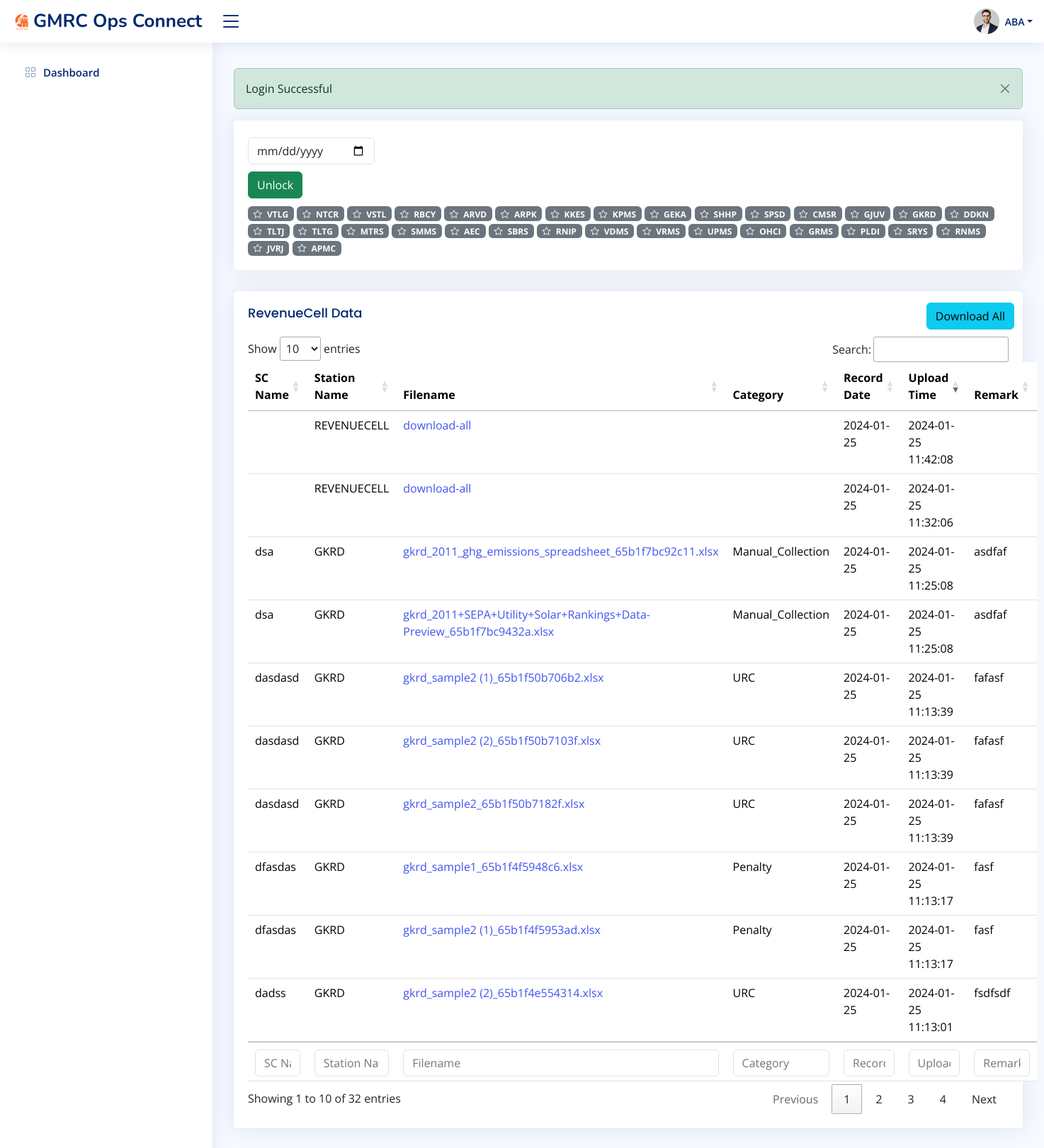
Screenshot of /revenuecell-list.php (signed in) with the database file from the repository.
### tables this page shows
CREATE TABLE `tab_user_details` (
  `id` int(11) UNSIGNED NOT NULL,
  `username` varchar(128) NOT NULL,
  `password` varchar(128) NOT NULL,
  `stationname` varchar(128) NOT NULL,
  `account_type` varchar(50) NOT NULL,
  `stations_allotted` varchar(128) NOT NULL
);

CREATE TABLE `tab_logs_fileupload` (
  `id` int(11) NOT NULL,
  `Sc_Name` varchar(50) DEFAULT NULL,
  `station_name` varchar(50) DEFAULT NULL,
  `file_type` varchar(155) DEFAULT NULL,
  `filename` varchar(256) DEFAULT NULL,
  `size` varchar(50) DEFAULT NULL,
  `record_date` date DEFAULT NULL,
  `current_time` datetime NOT NULL DEFAULT current_timestamp(),
  `upload_by` int(11) DEFAULT NULL,
  `folder_name` varchar(100) DEFAULT NULL,
  `Remark` varchar(200) DEFAULT NULL,
  `log_type` varchar(20) NOT NULL COMMENT 'upload,download'
);

### actions/db.php (called while the page is built, shortened)
<?php
class DatabaseOperation {
    private $servername;
    private $username;
    private $password;
    private $dbname;
    private $conn;
    public function __construct($servername, $username, $password, $dbname) {
        $this->servername = $servername;
        $this->username = $username;
        $this->password = $password;
        $this->dbname = $dbname;
    }
    private function connect() {
        $this->conn = new mysqli($this->servername, $this->username, $this->password, $this->dbname);
    }
    public function query($sql) {
        $result = $this->conn->query($sql);
        return $result;
    }
    public function select($table, $columns = "*", $conditions = array(), $conditionType = "AND", $recordType = 'multiple', $orderBy = null, $whereInConditions = array()) {
    $sql = "SELECT $columns FROM $table";
    if (!empty($conditions)) {
        $sql .= " WHERE ";
        $conditionClauses = [];
        foreach ($conditions as $column => $value) {
            $conditionClauses[] = "$column = '$value'";
        }
        $conditionsString = implode(" $conditionType ", $conditionClauses);
        $sql .= $conditionsString;
    }
    if ($orderBy) {
        $sql .= " ORDER BY $orderBy";
    }
    $result = $this->query($sql);
    $data = [];
    if ($recordType == 'single') {
        $data = $this->fetchAssoc($result);
    } else {
        while ($row = $this->fetchAssoc($result)) {
            $data[] = $row;
        }
    }
    return $data;
}
    public function fetchAssoc($result) {
        return $result->fetch_assoc();
    }
}
$database = new DatabaseOperation("localhost", "root", "", "testdbgmrcrev");
?>

### revenuecell-list.php (the view, shortened to what this page needs)
<?php include 'layouts/header.php'; ?>
<main id="main" class="main">
  <?php include 'layouts/alert.php'; ?>
  <?php
  $date = (isset($_GET['date'])) ? $_GET['date'] : '';
  $locked = (isset($_GET['i'])) ? $_GET['i'] : '';
  if ($date) {
    $condition = ['record_date' => $date ,'log_type' => 'upload'];
  } else {
    $condition = [];
  }
  $listArr = $database->select('tab_logs_fileupload', "*", $condition, "AND", 'multiple', 'current_time desc');
  $userList = $database->select('tab_user_details', "*", ['account_type' => 'station'], "AND", 'multiple');
  ?>
  <div class="pagetitle">
    <section class="section">
      <div class="row">
        <div class="col-lg-12">
          <div class="card">
            <div class="card-body">
              <div class="selctdatas col-2 mt-4 mb-2">
                <input type="date" class="form-control" style="margin-bottom:10px;" id="recordDate" value="<?= $date ?? date('Y-m-d'); ?>">
                <button class="btn btn-success mt-1" id="unlock" <?php if ($locked == 0) : ?> style="display: none;" <?php else : ?> style="display: block;" <?php endif; ?>>Unlock</button>
              </div>
              <div class="">
                <?php foreach ($userList as $user) :
                  $fileUpload = $database->select('tab_logs_fileupload', "*", ['station_name' => $user['stationname'], 'record_date' => $date], "AND", 'single');
                  if ($fileUpload) : ?>
                    <span class="badge bg-success"><i class="bi bi-check-circle me-1"></i> <?= strtoupper($user['stationname']); ?></span>
                  <?php else : ?>
                    <span class="badge bg-secondary"><i class="bi bi-star me-1"></i> <?= strtoupper($user['stationname']); ?></span>
                <?php endif;
                endforeach; ?>
              </div>
            </div>
          </div>
          <div class="card">
            <div class="card-body">
              <div class="action-buttons float-end mt-3 d-flex justify-content-around">
                <form class="row g-3 needs-validation" method="post" action="actions/ActionController.php" id="download-all-files-form">
                  <button type="submit" class="btn btn-info" id="download-files-btn">Download All</button>
                </form>
              </div>
              <div class="d-flex justify-content-between">
                <h5 class="card-title">RevenueCell Data</h5>
              </div>
              <table class="table datatable table-responsive">
                <thead>
                  <tr>
                    <th>SC Name </th>
                    <th>Station Name</th>
                    <th>Filename</th>
                    <th>Category</th>
                    <th data-type="date" data-format="YYYY/DD/MM">Record Date</th>
                    <th>Upload Time</th>
                    <th>Remark</th>
                  </tr>
                </thead>
                <tbody>
                  <?php foreach ($listArr as $list) :
                    $path = 'actions/scdata/'. $list['folder_name'] . '/' . $list['filename'];
                  ?>
                   <tr id="<?= $list['id']; ?>">
                      <td><?= $list['Sc_Name']; ?></td>
                      <td><?= strtoupper($list['station_name']); ?></td>
                      <td><a href="<?= $path ?>" download target="_balnk"><?= $list['filename']; ?></a></td>
                      <td><?= $list['file_type']; ?></td>
                      <td><?= $list['record_date']; ?></td>
                      <td><?= $list['current_time']; ?></td>
                      <td><?= $list['Remark']; ?></td>
                    </tr>
                  <?php endforeach; ?>
                </tbody>
                <tfoot>
                  <tr>
                    <th>SC Name </th>
                    <th>Station Name</th>
                    <th>Filename</th>
                    <th>Category</th>
                    <th data-type="date" data-format="YYYY/DD/MM">Record Date</th>
                    <th>Upload Time</th>
                    <th>Remark</th>
                  </tr>
                </tfoot>
              </table>
            </div>
          </div>
        </div>
      </div>
    </section>
</main>
<?php include 'layouts/footer.php'; ?>

### assets/css/style.css (style rules this page uses)
:root { scroll-behavior: smooth; }
body { font-family: "Open Sans", sans-serif; background: #f6f9ff; color: #444444; }
a { color: #4154f1; text-decoration: none; }
h1, h2, h3, h4, h5, h6 { font-family: "Nunito", sans-serif; }
#main { margin-top: 60px; padding: 20px 30px; transition: all 0.3s; }
.pagetitle { margin-bottom: 10px; }
.card { margin-bottom: 30px; border: none; border-radius: 5px; box-shadow: 0px 0 30px rgba(1, 41, 112, 0.1); }
.card-title { padding: 20px 0 15px 0; font-size: 18px; font-weight: 500; color: #012970; font-family: "Poppins", sans-serif; }
.card-body { padding: 0 20px 20px 20px; }
@media (min-width: 1200px) { #main, #footer { margin-left: 300px; } }
thead,tfoot input { padding: 3px; box-sizing: border-box; }

### rows the page displays
tab_user_details: stationname "VTLG"
tab_user_details: stationname "NTCR"
tab_user_details: stationname "VSTL"
tab_user_details: stationname "RBCY"
tab_user_details: stationname "ARVD"
tab_user_details: stationname "ARPK"
tab_user_details: stationname "KKES"
tab_user_details: stationname "KPMS"
tab_user_details: stationname "GEKA"
tab_user_details: stationname "SHHP"
tab_user_details: stationname "SPSD"
tab_user_details: stationname "CMSR"
tab_user_details: stationname "GJUV"
tab_user_details: stationname "GKRD"
tab_user_details: stationname "DDKN"
tab_user_details: stationname "TLTJ"
tab_user_details: stationname "TLTG"
tab_user_details: stationname "MTRS"
tab_user_details: stationname "SMMS"
tab_user_details: stationname "AEC"
tab_user_details: stationname "SBRS"
tab_user_details: stationname "RNIP"
tab_user_details: stationname "VDMS"
tab_user_details: stationname "VRMS"
tab_user_details: stationname "UPMS"
tab_user_details: stationname "OHCI"
tab_user_details: stationname "GRMS"
tab_user_details: stationname "PLDI"
tab_user_details: stationname "SRYS"
tab_user_details: stationname "RNMS"
tab_user_details: stationname "JVRJ"
tab_user_details: stationname "APMC"
tab_logs_fileupload: Sc_Name "dadss", station_name "GKRD", filename "gkrd_sample2 (2)_65b1f4e554314.xlsx", file_type "URC", record_date "2024-01-25", current_time "2024-01-25 11:13:01", Remark "fsdfsdf"
tab_logs_fileupload: Sc_Name "dfasdas", station_name "GKRD", filename "gkrd_sample1_65b1f4f5948c6.xlsx", file_type "Penalty", record_date "2024-01-25", current_time "2024-01-25 11:13:17", Remark "fasf"
tab_logs_fileupload: Sc_Name "dfasdas", station_name "GKRD", filename "gkrd_sample2 (1)_65b1f4f5953ad.xlsx", file_type "Penalty", record_date "2024-01-25", current_time "2024-01-25 11:13:17", Remark "fasf"
tab_logs_fileupload: Sc_Name "dasdasd", station_name "GKRD", filename "gkrd_sample2 (1)_65b1f50b706b2.xlsx", file_type "URC", record_date "2024-01-25", current_time "2024-01-25 11:13:39", Remark "fafasf"
tab_logs_fileupload: Sc_Name "dasdasd", station_name "GKRD", filename "gkrd_sample2 (2)_65b1f50b7103f.xlsx", file_type "URC", record_date "2024-01-25", current_time "2024-01-25 11:13:39", Remark "fafasf"
tab_logs_fileupload: Sc_Name "dasdasd", station_name "GKRD", filename "gkrd_sample2_65b1f50b7182f.xlsx", file_type "URC", record_date "2024-01-25", current_time "2024-01-25 11:13:39", Remark "fafasf"
tab_logs_fileupload: Sc_Name "dsa", station_name "GKRD", filename "gkrd_2011_ghg_emissions_spreadsheet_65b1f7bc92c11.xlsx", file_type "Manual_Collection", record_date "2024-01-25", current_time "2024-01-25 11:25:08", Remark "asdfaf"
tab_logs_fileupload: Sc_Name "dsa", station_name "GKRD", filename "gkrd_2011+SEPA+Utility+Solar+Rankings+Data-Preview_65b1f7bc9432a.xlsx", file_type "Manual_Collection", record_date "2024-01-25", current_time "2024-01-25 11:25:08", Remark "asdfaf"
tab_logs_fileupload: station_name "REVENUECELL", filename "download-all", record_date "2024-01-25", current_time "2024-01-25 11:32:06"
tab_logs_fileupload: station_name "REVENUECELL", filename "download-all", record_date "2024-01-25", current_time "2024-01-25 11:42:08"

### other values shown
$_SESSION['username'] "ABA"
$_SESSION['success'] "Login Successful"
